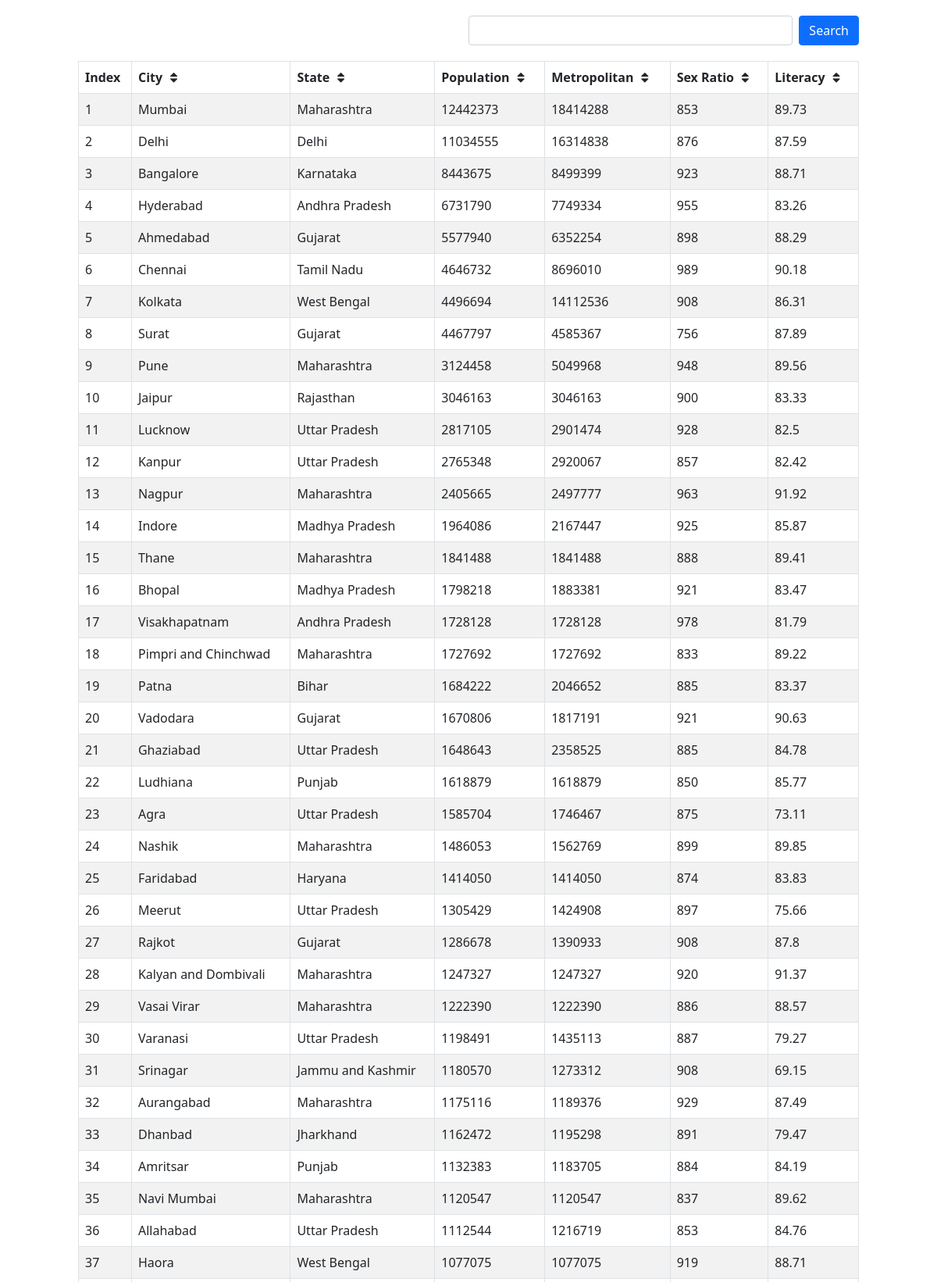
Page /example/cities (upper part) on the committed database.
### demoapp/models.py (models this page shows)
class City(models.Model):
    city=models.CharField(max_length=64)
    state=models.CharField(max_length=64)
    population=models.IntegerField()
    metropolitan=models.IntegerField()
    sex_ratio=models.IntegerField()
    literacy=models.FloatField()

### demoapp/views.py (the view)
# urls.py: path('example/cities', paginated_view)
def paginated_view(request):
    page = int(request.GET.get('page', 1))
    per_page = 60
    data = City.objects.all()
    if 'search' in request.GET:
        search = request.GET.get('search')
        data = data.filter(Q(city__icontains = search) | Q(state__icontains = search))
    if 'sortby' in request.GET:
        sort_by = request.GET.get('sortby').split(',')
        model_fields = [z.name for z in City._meta.get_fields()]
        sort_by = [z for z in sort_by if z.lstrip('-') in model_fields]
        data = data.order_by(*sort_by)
    N = len(data)
    page_count = math.ceil(N/per_page)
    start = (page-1)*per_page
    end = page*per_page
    data = data[start:end]
    for i, d in enumerate(data):
        d.index = start+i+1
    request_get = request.GET.copy()
    if 'page' in request_get:
        del request_get['page']
    context = {'cities': data,
            'current_page': page,
            'pages': list(range(1, page_count+1)),
            'page_count': page_count,
            'prev_page_number': page-1,
            'next_page_number': page+1,
            'page_url_prefix': request.path + '?' + urllib.parse.urlencode(request_get) + '&page='
            }
    return render(request, 'show_results.html', context)

### templates/show_results.html (shortened to what this page needs)
{% load static %}
<!DOCTYPE html>
<head>
  <link href={% static 'css/bootstrap.min.css' %} rel="stylesheet">
  <link href={% static 'css/mystyle.css' %} rel="stylesheet">
  <link href="//maxcdn.bootstrapcdn.com/font-awesome/4.1.0/css/font-awesome.min.css" rel="stylesheet">
</head>
<body>
  <div class="main-content conf-margin">
    <div class="d-flex my-search-bar">
      <input id="searchbox" type="text" class="form-control me-2">
      <button id="searchbtn" class="btn btn-primary">Search</button>
    </div>
    <div class="table-space">
      <table class="table table-bordered table-striped sortable">
        <thead>
          <tr>
            <th class="table-head">Index</th>
            <th class="table-head" onclick="sortTable('city')">City  <i id="icon_city" class="fa fa-fw fa-sort"></i></th>
            <th class="table-head" onclick="sortTable('state')">State  <i id="icon_state" class="fa fa-fw fa-sort"></i></th>
            <th class="table-head" onclick="sortTable('population')">Population  <i id="icon_population" class="fa fa-fw fa-sort"></i></th>
            <th class="table-head" onclick="sortTable('metropolitan')">Metropolitan  <i id="icon_metropolitan" class="fa fa-fw fa-sort"></i></th>
            <th class="table-head" onclick="sortTable('sex_ratio')">Sex Ratio  <i id="icon_sex_ratio" class="fa fa-fw fa-sort"></i></th>
            <th class="table-head" onclick="sortTable('literacy')">Literacy  <i id="icon_literacy" class="fa fa-fw fa-sort"></i></th>
          </tr>
        </thead>
        <tbody>
          {% for city in cities %}
          <tr>
            <td>{{city.index}}</td>
            <td>{{city.city}}</td>
            <td>{{city.state}}</td>
            <td>{{city.population}}</td>
            <td>{{city.metropolitan}}</td>
            <td>{{city.sex_ratio}}</td>
            <td>{{city.literacy}}</td>
          </tr>
          {% endfor %}
        </tbody>
      </table>
    </div>
  </div>
</body>

### static/css/mystyle.css (style rules this page uses)
.main-content { margin-top: 20px; margin-right: 100px; margin-right: 100px; margin-left: 100px; }
.my-search-bar { margin-left: 50%; }
.table-space { margin-top: 20px; }

### rows in the picture
City: index "1", city "Mumbai", state "Maharashtra", population "12442373", metropolitan "18414288", sex_ratio "853", literacy "89.73"
City: index "2", city "Delhi", state "Delhi", population "11034555", metropolitan "16314838", sex_ratio "876", literacy "87.59"
City: index "3", city "Bangalore", state "Karnataka", population "8443675", metropolitan "8499399", sex_ratio "923", literacy "88.71"
City: index "4", city "Hyderabad", state "Andhra Pradesh", population "6731790", metropolitan "7749334", sex_ratio "955", literacy "83.26"
City: index "5", city "Ahmedabad", state "Gujarat", population "5577940", metropolitan "6352254", sex_ratio "898", literacy "88.29"
City: index "6", city "Chennai", state "Tamil Nadu", population "4646732", metropolitan "8696010", sex_ratio "989", literacy "90.18"
City: index "7", city "Kolkata", state "West Bengal", population "4496694", metropolitan "14112536", sex_ratio "908", literacy "86.31"
City: index "8", city "Surat", state "Gujarat", population "4467797", metropolitan "4585367", sex_ratio "756", literacy "87.89"
City: index "9", city "Pune", state "Maharashtra", population "3124458", metropolitan "5049968", sex_ratio "948", literacy "89.56"
City: index "10", city "Jaipur", state "Rajasthan", population "3046163", metropolitan "3046163", sex_ratio "900", literacy "83.33"
City: index "11", city "Lucknow", state "Uttar Pradesh", population "2817105", metropolitan "2901474", sex_ratio "928", literacy "82.5"
City: index "12", city "Kanpur", state "Uttar Pradesh", population "2765348", metropolitan "2920067", sex_ratio "857", literacy "82.42"
City: index "13", city "Nagpur", state "Maharashtra", population "2405665", metropolitan "2497777", sex_ratio "963", literacy "91.92"
City: index "14", city "Indore", state "Madhya Pradesh", population "1964086", metropolitan "2167447", sex_ratio "925", literacy "85.87"
City: index "15", city "Thane", state "Maharashtra", population "1841488", metropolitan "1841488", sex_ratio "888", literacy "89.41"
City: index "16", city "Bhopal", state "Madhya Pradesh", population "1798218", metropolitan "1883381", sex_ratio "921", literacy "83.47"
City: index "17", city "Visakhapatnam", state "Andhra Pradesh", population "1728128", metropolitan "1728128", sex_ratio "978", literacy "81.79"
City: index "18", city "Pimpri and Chinchwad", state "Maharashtra", population "1727692", metropolitan "1727692", sex_ratio "833", literacy "89.22"
City: index "19", city "Patna", state "Bihar", population "1684222", metropolitan "2046652", sex_ratio "885", literacy "83.37"
City: index "20", city "Vadodara", state "Gujarat", population "1670806", metropolitan "1817191", sex_ratio "921", literacy "90.63"
City: index "21", city "Ghaziabad", state "Uttar Pradesh", population "1648643", metropolitan "2358525", sex_ratio "885", literacy "84.78"
City: index "22", city "Ludhiana", state "Punjab", population "1618879", metropolitan "1618879", sex_ratio "850", literacy "85.77"
City: index "23", city "Agra", state "Uttar Pradesh", population "1585704", metropolitan "1746467", sex_ratio "875", literacy "73.11"
City: index "24", city "Nashik", state "Maharashtra", population "1486053", metropolitan "1562769", sex_ratio "899", literacy "89.85"
City: index "25", city "Faridabad", state "Haryana", population "1414050", metropolitan "1414050", sex_ratio "874", literacy "83.83"
City: index "26", city "Meerut", state "Uttar Pradesh", population "1305429", metropolitan "1424908", sex_ratio "897", literacy "75.66"
City: index "27", city "Rajkot", state "Gujarat", population "1286678", metropolitan "1390933", sex_ratio "908", literacy "87.8"
City: index "28", city "Kalyan and Dombivali", state "Maharashtra", population "1247327", metropolitan "1247327", sex_ratio "920", literacy "91.37"
City: index "29", city "Vasai Virar", state "Maharashtra", population "1222390", metropolitan "1222390", sex_ratio "886", literacy "88.57"
City: index "30", city "Varanasi", state "Uttar Pradesh", population "1198491", metropolitan "1435113", sex_ratio "887", literacy "79.27"
City: index "31", city "Srinagar", state "Jammu and Kashmir", population "1180570", metropolitan "1273312", sex_ratio "908", literacy "69.15"
City: index "32", city "Aurangabad", state "Maharashtra", population "1175116", metropolitan "1189376", sex_ratio "929", literacy "87.49"
City: index "33", city "Dhanbad", state "Jharkhand", population "1162472", metropolitan "1195298", sex_ratio "891", literacy "79.47"
City: index "34", city "Amritsar", state "Punjab", population "1132383", metropolitan "1183705", sex_ratio "884", literacy "84.19"
City: index "35", city "Navi Mumbai", state "Maharashtra", population "1120547", metropolitan "1120547", sex_ratio "837", literacy "89.62"
City: index "36", city "Allahabad", state "Uttar Pradesh", population "1112544", metropolitan "1216719", sex_ratio "853", literacy "84.76"
City: index "37", city "Haora", state "West Bengal", population "1077075", metropolitan "1077075", sex_ratio "919", literacy "88.71"
